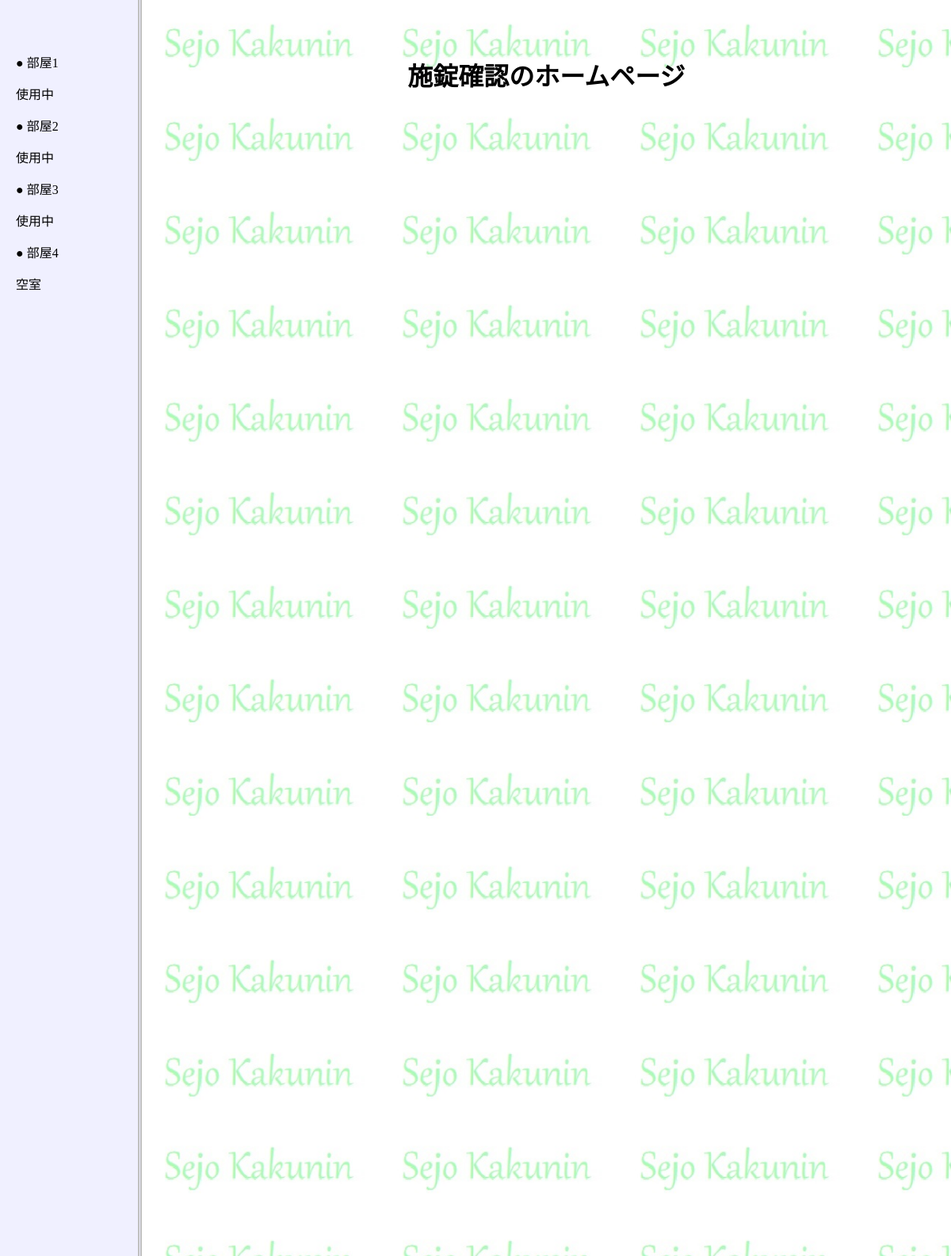
/abe_hiroshi/, run on an earlier commit of the app's database.
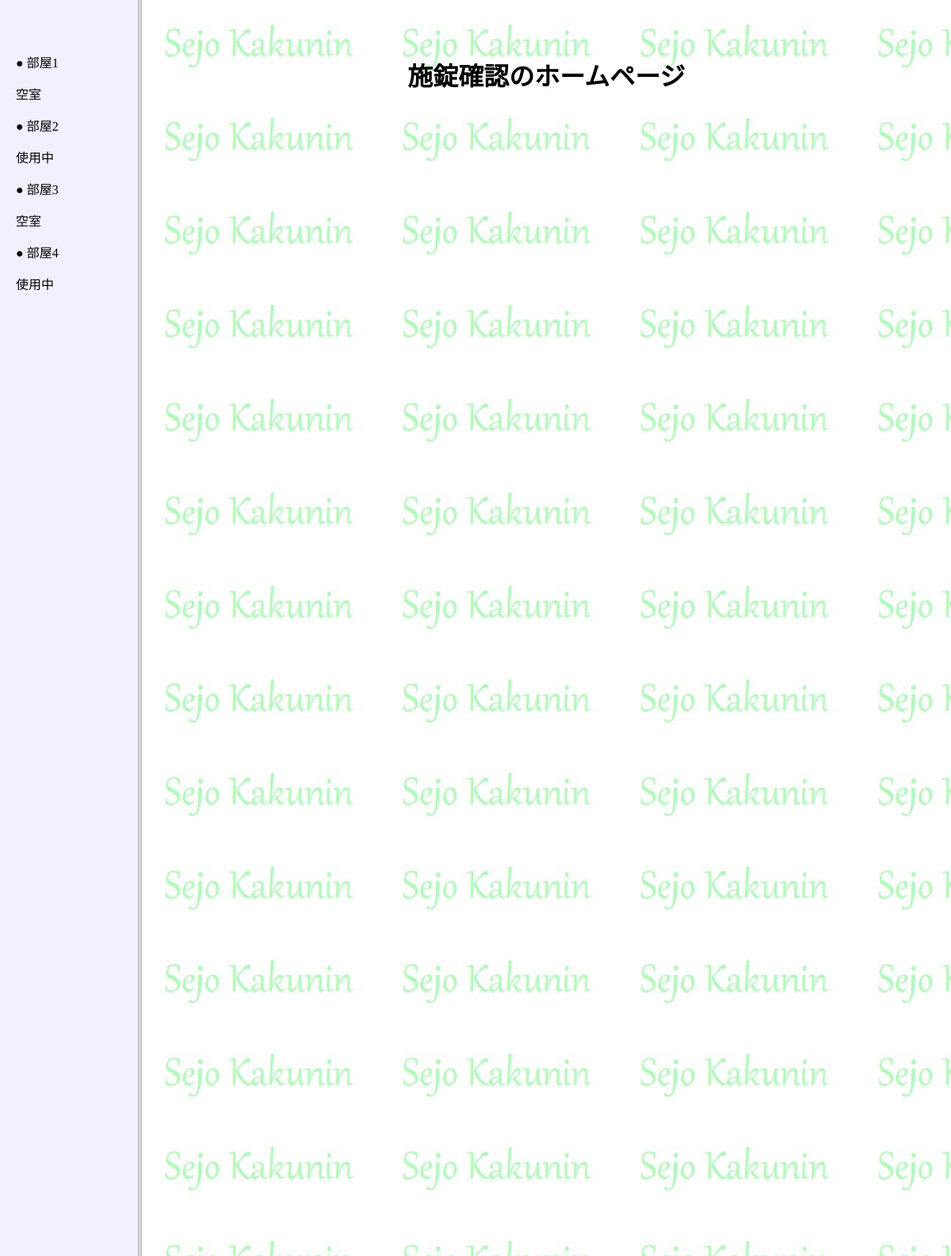
And on a later commit of the database.
### magdet_app/models.py (models this page shows, shortened)
class availability(models.Model):
    room = models.PositiveSmallIntegerField()
    lock = models.BooleanField()
    name = models.CharField(max_length=100, null=True)
    note = models.CharField(max_length=500, null=True)
    pic = models.ImageField(null=True)
    tracker = FieldTracker()

### magdet_app/views.py (the view)
# urls.py: path('abe_hiroshi/', views.abe_hiroshi.as_view()),
class abe_hiroshi(ListView):
    template_name = 'abe_hiroshi.html'
    model = availability

### magdet_app/templates/abe_hiroshi.html (shortened to what this page needs)
<!DOCTYPE html>
{% load static %}
<html lang="en">
<head>
    <link href="{% static 'abe.css' %}" rel="stylesheet">
</head>
<body>
    <div class="nav-wrapper">
        {% for item in object_list %}
        <div class="item">
            <p>● 部屋{{ item.room }}</p>
            {% if item.lock %}
                <p>使用中</p>
            {% else %}
                <p>空室</p>
            {% endif %}
        </div>
        {% endfor %}
    </div>
    <div class="contents-wrapper">
        <h1>施錠確認のホームページ</h1>
    </div>
</body>
</html>

What changed in the data, as far as the page shows it:
changed availability (number 1 of 4 on the later page): lock "使用中" → "空室"
changed availability (number 3 of 4 on the later page): lock "使用中" → "空室"
changed availability (number 4 of 4 on the later page): lock "空室" → "使用中"
